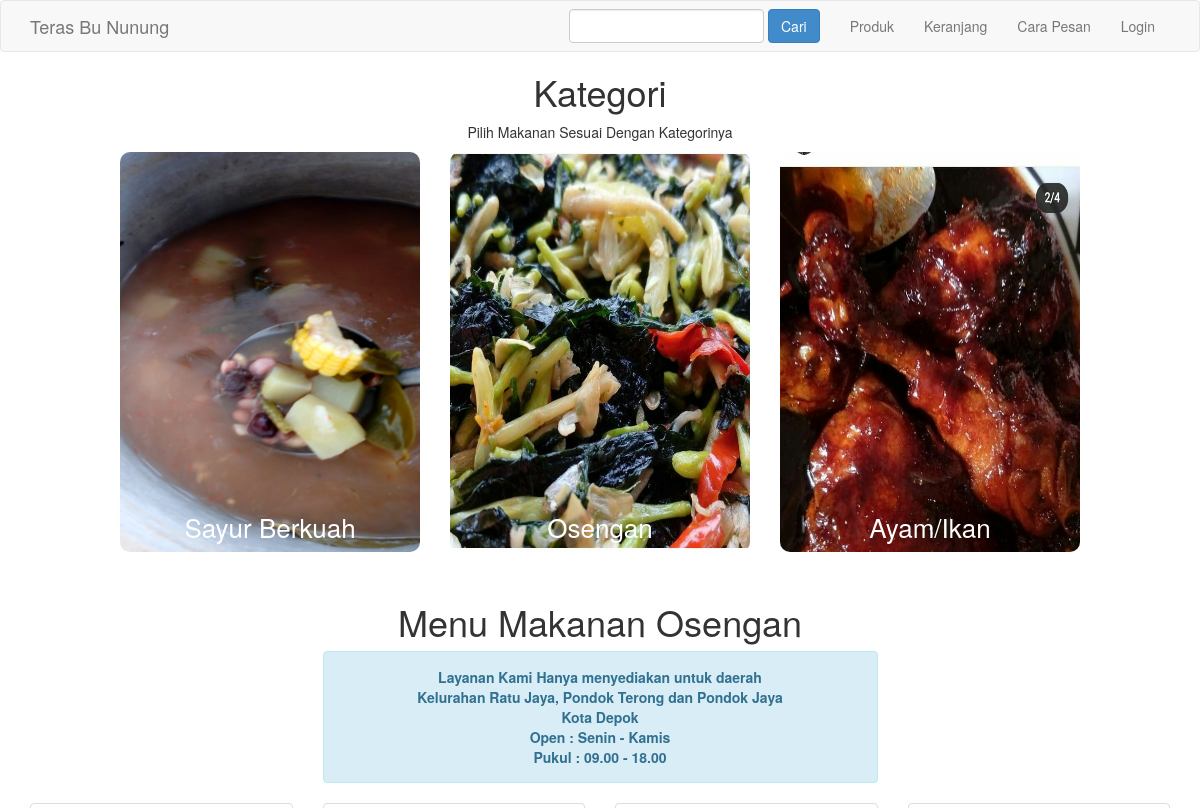
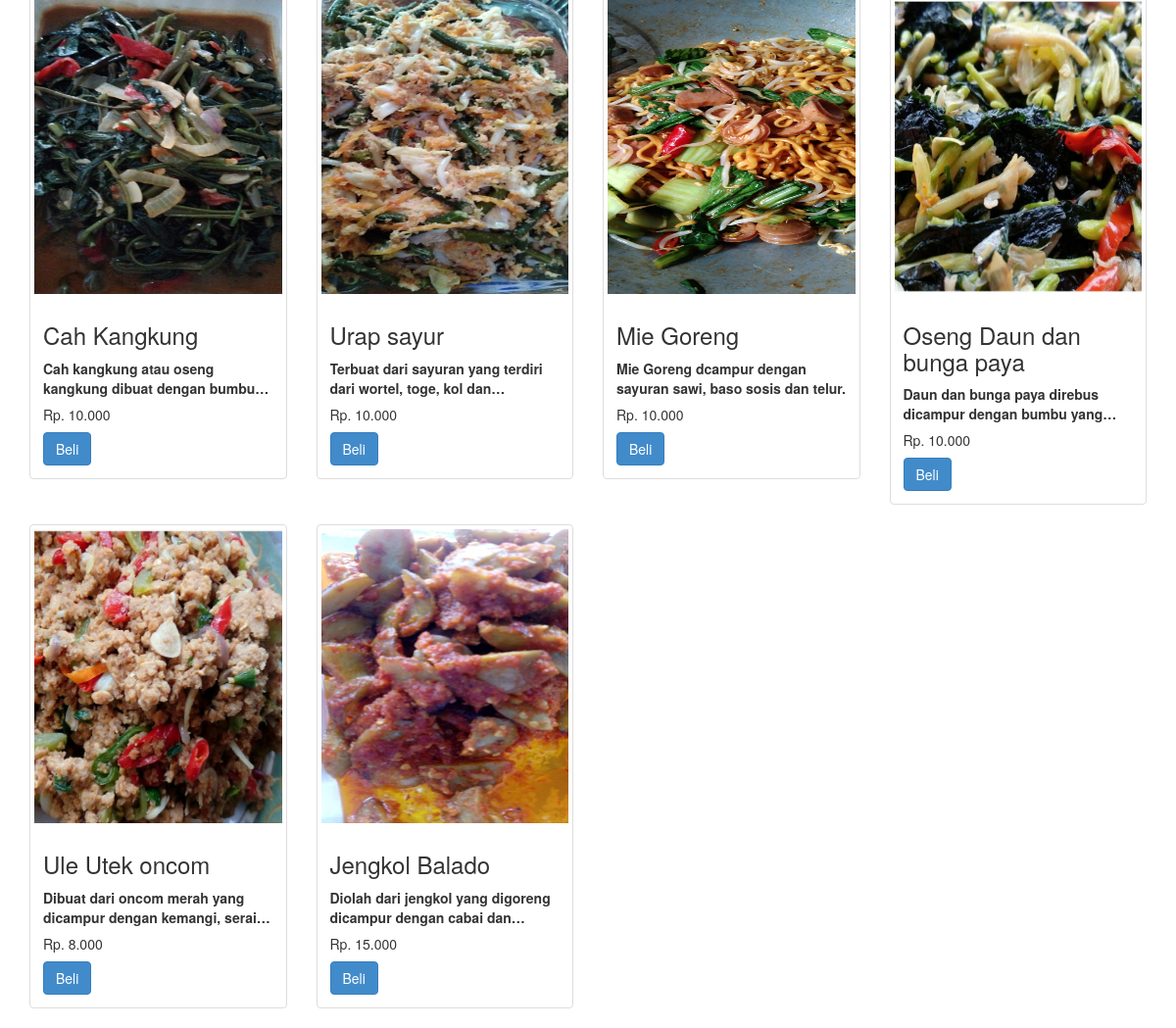
Screenshot of /osengan.php with the database file from the repository (2 pictures, top to bottom).
### tables this page shows
CREATE TABLE `produk` (
  `id_produk` int(11) NOT NULL,
  `id_kategori` int(5) NOT NULL,
  `nama_produk` varchar(100) NOT NULL,
  `harga_produk` int(11) NOT NULL,
  `foto_produk` varchar(100) NOT NULL,
  `des_produk` text NOT NULL,
  `stok_produk` int(5) NOT NULL
);

### osengan.php (the view, shortened to what this page needs)
<?php
include 'admin/dbconnect.php'
?>
<!DOCTYPE html>
<html lang="en">
<head>
    <link rel="stylesheet" href="admin/assets/css/bootstrap.css">
</head>
<body>
    <?php include 'navbar.php'; ?>
    <section class="kategori">
        <h1>Kategori</h1>
        <p>Pilih Makanan Sesuai Dengan Kategorinya</p>
        <div class="row">
            <a href="sayur.php">
                <div class="col-md-4">
                    <div class="kategori-col">
                        <img src="foto/4.jpeg">
                        <div class="layer">
                            <h3>Sayur Berkuah</h3>
                        </div>
                    </div>
                </div>
            </a>
            <a href="osengan.php">
                <div class="col-md-4">
                    <div class="kategori-col">
                        <img src="foto/5.jpg">
                        <div class="layer">
                            <h3>Osengan</h3>
                        </div>
                    </div>
                </div>
            </a>
            <a href="ayam.php">
                <div class="col-md-4">
                    <div class="kategori-col">
                        <img src=" foto/6.jpg">
                        <div class="layer">
                            <h3>Ayam/Ikan</h3>
                        </div>
                    </div>
                </div>
            </a>
        </div>
    </section>
    <section class="konten" id="menu">
        <div class="container">
            <h1>Menu Makanan Osengan</h1>
            <div class="row">
                <div class="col-md-6 col-md-offset-3">
                    <div class="alert alert-info" style=" text-align: center;">
                        <p>
                            <strong>Layanan Kami Hanya menyediakan untuk daerah <br>
                                <strong>Kelurahan Ratu Jaya, Pondok Terong dan Pondok Jaya </strong><br>
                                <strong>Kota Depok </strong><br>
                                <strong>Open : Senin - Kamis</strong><br>
                                <strong>Pukul : 09.00 - 18.00</strong>
                        </p>
                    </div>
                </div>
            </div>
            <div class="row">
                <?php $ambil = $koneksi->query("SELECT * FROM produk WHERE id_kategori=2"); ?>
                <?php while ($perproduk = $ambil->fetch_assoc()) { ?>
                    <div class="col-md-3">
                        <div class="thumbnail">
                            <img src="foto_produk/<?php echo $perproduk['foto_produk'] ?>">
                            <div class="caption">
                                <h3><?php echo $perproduk['nama_produk'] ?> </h3>
                                <p><?php echo $perproduk['des_produk'] ?></p>
                                <h5><?php echo "Rp. " . number_format($perproduk['harga_produk'], '0', ',', '.') ?></h5>
                                <a href="detail.php?id=<?php echo $perproduk['id_produk']; ?>" class="btn btn-primary">Beli</a>
                            </div>
                        </div>
                    </div>
                <?php } ?>
            </div>
        </div>
    </section>
</body>
</html>

### osengan.php (style rules this page uses)
.kategori { width: 80%; margin: auto; text-align: center; }
.kategori-col { flex-basis: 32%; border-radius: 10px; margin-bottom: 30px; position: relative; overflow: hidden; cursor: pointer; }
.kategori-col img { width: 100%; height: 400px; display: block; }
.layer { background: transparent; height: 100%; width: 100%; position: absolute; top: 0; left: 0; transition: 0.5s; }
.layer h3 { width: 100%; font-weight: 500; color: #fff; font-size: 26px; bottom: 0; left: 50%; transform: translateX(-50%); position: absolute; transition: 0.5s; }
.konten h1 { text-align: center; }
.konten img { width: 100%; height: auto; }
.thumbnail img { width: 100%; height: 300px; }
.thumbnail p { overflow: hidden; display: -webkit-box; -webkit-line-clamp: 2; -webkit-box-orient: vertical; }

### rows the page displays
produk: foto_produk (picture), nama_produk "Cah Kangkung", des_produk "Cah kangkung atau oseng kangkung dibuat dengan…", harga_produk "10.000"
produk: foto_produk (picture), nama_produk "Urap sayur", des_produk "Terbuat dari sayuran yang terdiri dari wortel, toge, kol…", harga_produk "10.000"
produk: foto_produk (picture), nama_produk "Mie Goreng", des_produk "Mie Goreng dcampur dengan sayuran sawi, baso sosis dan telur.", harga_produk "10.000"
produk: foto_produk (picture), nama_produk "Oseng Daun dan bunga paya", des_produk "Daun dan bunga paya direbus dicampur dengan bumbu…", harga_produk "10.000"
produk: foto_produk (picture), nama_produk "Ule Utek oncom", des_produk "Dibuat dari oncom merah yang dicampur dengan kemangi,…", harga_produk "8.000"
produk: foto_produk (picture), nama_produk "Jengkol Balado", des_produk "Diolah dari jengkol yang digoreng dicampur dengan cabai…", harga_produk "15.000"
